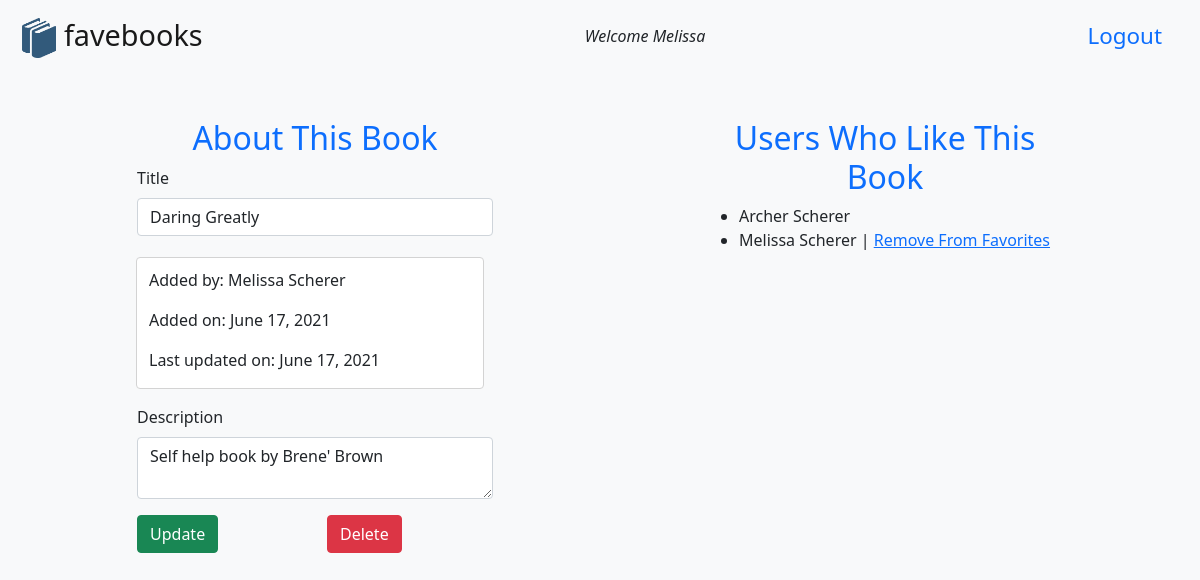
Screenshot of /books/3 (signed in) with the database file from the repository.
### log_reg_app/models.py (models this page shows)
class User(models.Model):
    first_name = models.CharField(max_length= 45)
    last_name = models.CharField(max_length= 45)
    email = models.CharField(max_length= 255)
    password = models.CharField(max_length= 45)
    created_at = models.DateTimeField(auto_now_add=True)
    updated_at = models.DateTimeField(auto_now=True)
    objects = UserManager()

class Book(models.Model):
    title = models.CharField(max_length= 255)
    desc = models.TextField()
    created_at = models.DateTimeField(auto_now_add=True)
    updated_at = models.DateTimeField(auto_now=True)
    uploaded_by = models.ForeignKey(User, related_name="books_uploaded", on_delete = models.CASCADE)
    users_who_like = models.ManyToManyField(User, related_name="liked_books")
    objects = BookManager()

### log_reg_app/views.py (the view)
# urls.py: path('books/<int:book_id>', views.info),
def info(request,book_id):
    this_book = Book.objects.get(id=book_id)
    this_user = User.objects.get(id=request.session['user_id'])
    context = {
        'this_book': this_book,
        'this_user': this_user
    }
    if this_book.uploaded_by.id == this_user.id:
        return render(request, 'edit.html', context)
    else:
        return render(request, 'show.html', context)

### log_reg_app/templates/edit.html (shortened to what this page needs)
<!DOCTYPE html>
<html lang="en">
<head>
    {% load static%}
    <link href="https://cdn.jsdelivr.net/npm/bootstrap@5.0.1/dist/css/bootstrap.min.css" rel="stylesheet">
    <link rel="stylesheet" href="{% static 'css/style.css' %}">
</head>
<body class="container bg-light">
    <nav class=" col-12 navbar navbar-light bg-light justify-content-between">
        <a class="navbar-brand app-small" href="/books"><img class="small-book" src="/static/img/book.png" alt="Book Icon"> favebooks</a>
        <div class="welcome">Welcome {{this_user.first_name}}</div>
        <a class="nav-link logout" href="/user/logout">Logout</a>
    </nav>
    <div class="col-12 mt-5">
        <div class="row">
            <div class="col-4 offset-1 mb-3">
                <h2 class="form-label text-center text-primary">About This Book</h2>
                <form action="/books/{{this_book.id}}/update" method="POST" class="row">
                    <div class="col-md-12 mb-3">
                        <label for="title" class="form-label">Title</label>
                        <input type="text" class="form-control" name="title" value="{{this_book.title}}">
                    </div>
                    <div class="col-md-11 mb-3 book-box-edit">
                        <div class="col-md-12 mb-3 form-label"> Added by: {{this_book.uploaded_by.first_name}} {{this_book.uploaded_by.last_name}}</div>
                        <div class="col-md-12 mb-3 form-label"> Added on: {{this_book.created_at|date}}</div>
                        <div class="col-md-12 mb-3 form-label"> Last updated on: {{this_book.updated_at|date}}</div>
                    </div>
                    <div class="col-md-12 mb-3">
                        <label for="description" class="form-label">Description</label>
                        <textarea type="text" class="form-control" name="description">{{this_book.desc}}</textarea>
                    </div>
                    <div class="col-6 mb-3">
                        <button type="submit" class="btn btn-success">Update</button>
                    </div>
                    <div class="col-6 mb-3">
                        <a href="books/{{this_book.id}}/delete" class="btn btn-danger">Delete</a>
                    </div>
                </form>
            </div>
            <div class="col-4 offset-2 mb-3">
                <h2 class="text-center text-primary">Users Who Like This Book</h2>
                <ul col-12>
                    {% for user in this_book.users_who_like.all %}
                        <li>{{user.first_name}} {{user.last_name}}
                            {%if user == this_user and this_user in this_book.users_who_like.all %}
                            <span> | </span><a href="/books/{{this_book.id}}/unfavorite">Remove From Favorites</a>
                            {%endif%}
                        </li>
                    {% endfor %}
                </ul>
            </div>
        </div>
    </div>
</body>
</html>

### log_reg_app/static/css/style.css (style rules this page uses)
.small-book { height: 40px; width: auto; vertical-align: middle; }
.app-small { font-size: 1.8em; vertical-align: middle; font-weight: 500; margin-left: -20px; }
.welcome { font-style: italic; }
.logout { margin-right: -20px; font-size: 1.4em; }
.book-box-edit { border: 1px lightgrey solid; border-radius: 4px; background-color: rgb(255,255,255); margin: 5px 0px 0px 11px; padding-top: 10px; }

### rows the page displays
User: first_name "Melissa", last_name "Scherer"
Book: title "Daring Greatly", uploaded_by.first_name "Melissa", uploaded_by.last_name "Scherer", created_at "June 17, 2021", updated_at "June 17, 2021", description "Self help book by Brene' Brown"
User: first_name "Archer", last_name "Scherer"
